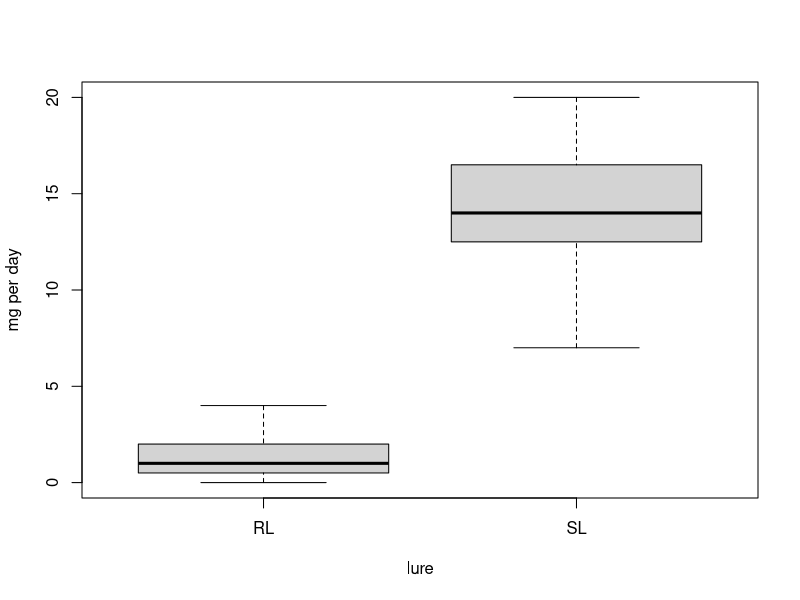

Reproduce this figure in R.
require(sqldf)
data = read.csv("cleandata.csv", header=TRUE)
x = sqldf("
           SELECT 
             SUBSTR(trapType,-2,2) AS lure,
             mg/days AS rr 
           FROM data
           WHERE 
             trapType LIKE '%L' 
             AND lureNote <> 'rr unreliable'
             AND mg <> 'NA'
           ")
t.test(rr~lure, x)
boxplot(rr~lure, x, ylab = 'mg per day')
